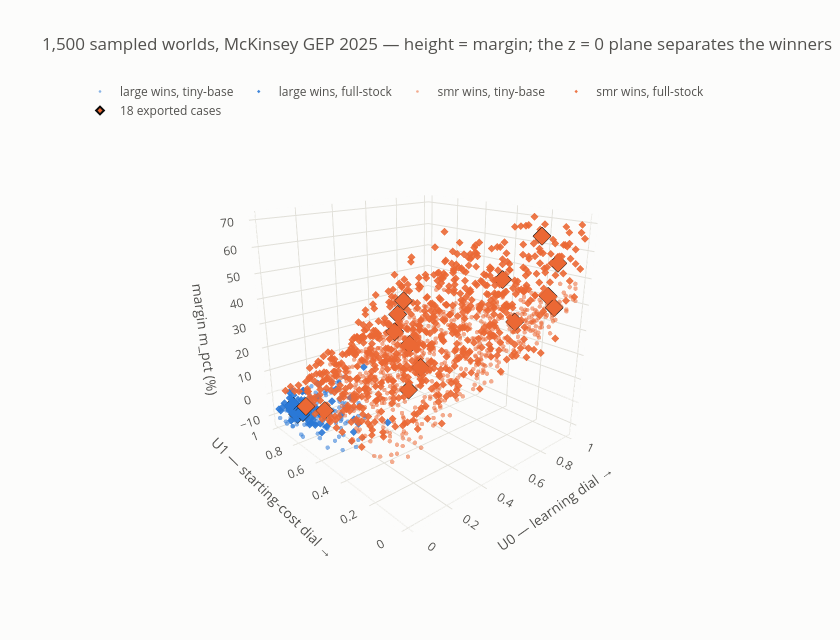

The code cell stored with this chart in its notebook:
### Code cell
# Every point is one world. Subsample for a responsive plot; hover for the full draw.
d = D[REP]
rng = np.random.default_rng(0)
idx = np.sort(rng.choice(len(d), 1500, replace=False))
sub = d.iloc[idx]
cd = sub[["lr_large", "lr_smr", "boak_large", "boak_smr", "n_vendors", "conv_full",
          "dur_lambda", "dur_z", "m_usd"]].round(3).to_numpy()
ht = ("U0 %{x:.2f} | U1 %{y:.2f} | margin %{z:.1f}%<br>"
      "lr %{customdata[0]:.3f}/%{customdata[1]:.3f} | BOAK %{customdata[2]:,.0f}/%{customdata[3]:,.0f}<br>"
      "vendors %{customdata[4]} | conv_full %{customdata[5]} | dur λ %{customdata[6]:.2f} "
      "z %{customdata[7]:.2f}<br>margin %{customdata[8]:,.0f} $/kW<extra>%{text}</extra>")

fig = go.Figure()
for tech in TECHS:
    for conv, sym in ((0, "circle"), (1, "diamond")):
        mk = ((sub["winner"] == tech) & (sub["conv_full"] == conv)).to_numpy()
        if not mk.any():
            continue
        fig.add_trace(go.Scatter3d(
            x=sub.loc[mk, "U0"], y=sub.loc[mk, "U1"], z=sub.loc[mk, "m_pct"], mode="markers",
            name=f"{tech} wins, {'full-stock' if conv else 'tiny-base'}",
            text=[f"{tech} wins"] * mk.sum(), customdata=cd[mk],
            marker=dict(size=2.6, color=TECH_COLOR[tech], symbol=sym,
                        opacity=0.55 if conv == 0 else 0.9),
            hovertemplate=ht))

cs = SELECTED.reset_index()
fig.add_trace(go.Scatter3d(
    x=[D[r["schedule"]].loc[int(r["draw"]), "U0"] for _, r in cs.iterrows()],
    y=[D[r["schedule"]].loc[int(r["draw"]), "U1"] for _, r in cs.iterrows()],
    z=[D[r["schedule"]].loc[int(r["draw"]), "m_pct"] for _, r in cs.iterrows()],
    mode="markers", name="18 exported cases",
    text=[f"{r['case']} ({r['percentile']}, winner {r['winner']})" for _, r in cs.iterrows()],
    marker=dict(size=6, color=[TECH_COLOR[w] for w in cs["winner"]], symbol="diamond",
                line=dict(color=INK, width=2)),
    hovertemplate="%{text}<br>U0 %{x:.2f} | U1 %{y:.2f} | margin %{z:.1f}%<extra></extra>"))

plotly_layout(fig, title=f"1,500 sampled worlds, {REP} — height = margin; "
                         "the z = 0 plane separates the winners",
              width=840, height=640, legend=dict(orientation="h", y=1.05))
fig.update_layout(scene=dict(
    xaxis=dict(title="U0 — learning dial →", gridcolor=GRID, backgroundcolor=SURFACE),
    yaxis=dict(title="U1 — starting-cost dial →", gridcolor=GRID, backgroundcolor=SURFACE),
    zaxis=dict(title="margin m_pct (%)", gridcolor=GRID, backgroundcolor=SURFACE),
    camera=dict(eye=dict(x=-1.5, y=-1.7, z=0.8))))
fig.show()

### Figure 1 — Plotly figure (JSON) as saved in the notebook; plotly's stock layout.template omitted (floating-point values rounded to 4 significant figures; data arrays with more than 128 entries replaced by an {"elided": "..."} marker saying what was removed)
{"data": [{"customdata": {"elided": "115x9 float values"}, "hovertemplate": "U0 %{x:.2f} | U1 %{y:.2f} | margin %{z:.1f}%<br>lr %{customdata[0]:.3f}/%{customdata[1]:.3f} | BOAK %{customdata[2]:,.0f}/%{customdata[3]:,.0f}<br>vendors %{customdata[4]} | conv_full %{customdata[5]} | dur λ %{customdata[6]:.2f} z %{customdata[7]:.2f}<br>margin %{customdata[8]:,.0f} $/kW<extra>%{text}</extra>", "marker": {"color": "#2a78d6", "opacity": 0.55, "size": 2.6, "symbol": "circle"}, "mode": "markers", "name": "large wins, tiny-base", "text": ["large wins", "large wins", "large wins", "large wins", "large wins", "large wins", "large wins", "large wins", "large wins", "large wins", "large wins", "large wins", "large wins", "large wins", "large wins", "large wins", "large wins", "large wins", "large wins", "large wins", "large wins", "large wins", "large wins", "large wins", "large wins", "large wins", "large wins", "large wins", "large wins", "large wins", "large wins", "large wins", "large wins", "large wins", "large wins", "large wins", "large wins", "large wins", "large wins", "large wins", "large wins", "large wins", "large wins", "large wins", "large wins", "large wins", "large wins", "large wins", "large wins", "large wins", "large wins", "large wins", "large wins", "large wins", "large wins", "large wins", "large wins", "large wins", "large wins", "large wins", "large wins", "large wins", "large wins", "large wins", "large wins", "large wins", "large wins", "large wins", "large wins", "large wins", "large wins", "large wins", "large wins", "large wins", "large wins", "large wins", "large wins", "large wins", "large wins", "large wins", "large wins", "large wins", "large wins", "large wins", "large wins", "large wins", "large wins", "large wins", "large wins", "large wins", "large wins", "large wins", "large wins", "large wins", "large wins", "large wins", "large wins", "large wins", "large wins", "large wins", "large wins", "large wins", "large wins", "large wins", "large wins", "large wins", "large wins", "large wins", "large wins", "large wins", "large wins", "large wins", "large wins", "large wins", "large wins"], "type": "scatter3d", "x": [0.06281, 0.1984, 0.07272, 0.006759, 0.09383, 0.04403, 0.07874, 0.201, 0.1479, 0.04641, 0.3473, 0.2615, 0.18, 0.06263, 0.1158, 0.321, 0.08278, 0.07092, 0.1975, 0.04581, 0.1055, 0.01258, 0.0841, 0.2219, 0.1248, 0.03238, 0.05262, 0.2076, 0.05564, 0.01891, 0.2458, 0.1257, 0.1637, 0.03027, 0.2011, 0.0513, 0.01984, 0.151, 0.1405, 0.06232, 0.06291, 0.05925, 0.05964, 0.1937, 0.1878, 0.1228, 0.1033, 0.1217, 0.208, 0.002388, 0.1443, 0.08221, 0.2105, 0.08068, 0.001256, 0.02563, 0.1465, 0.01994, 0.07085, 0.1612, 0.2369, 0.0139, 0.2092, 0.07101, 0.2235, 0.0468, 0.2407, 0.06861, 0.05855, 0.09172, 0.2398, 0.09442, 0.1373, 0.1371, 0.0213, 0.2508, 0.2468, 0.09381, 0.1598, 0.2016, 0.1124, 0.2604, 0.002243, 0.1573, 0.1613, 0.01764, 0.2194, 0.0399, 0.09432, 0.3331, 0.01768, 0.03849, 0.173, 0.3021, 0.06409, 0.1205, 0.0773, 0.2338, 0.3751, 0.1546, 0.342, 0.09803, 0.1245, 0.1957, 0.09037, 0.03584, 0.243, 0.165, 0.09435, 0.05459, 0.0193, 0.2177, 0.06154, 0.004339, 0.1121], "y": [0.7536, 0.6946, 0.6442, 0.6117, 0.8886, 0.7871, 0.9979, 0.9305, 0.93, 0.9077, 0.9683, 0.7974, 0.6749, 0.7661, 0.5492, 0.9283, 0.7052, 0.9426, 0.8573, 0.7852, 0.9355, 0.4394, 0.9958, 0.7632, 0.7768, 0.4016, 0.7176, 0.9734, 0.9338, 0.5061, 0.6352, 0.7007, 0.9387, 0.3963, 0.8756, 0.9035, 0.8069, 0.656, 0.7685, 0.7783, 0.6391, 0.7736, 0.5379, 0.5784, 0.518, 0.7608, 0.9689, 0.9768, 0.8806, 0.9767, 0.8717, 0.965, 0.6416, 0.7584, 0.9038, 0.3574, 0.6482, 0.7918, 0.671, 0.9347, 0.804, 0.93, 0.5435, 0.6835, 0.7779, 0.876, 0.8108, 0.8587, 0.7316, 0.4358, 0.9808, 0.4036, 0.8954, 0.9485, 0.9051, 0.894, 0.8744, 0.9218, 0.7377, 0.7177, 0.8112, 0.6696, 0.8489, 0.8809, 0.7205, 0.5687, 0.9837, 0.9042, 0.7137, 0.9657, 0.6459, 0.937, 0.9749, 0.9653, 0.9495, 0.655, 0.5463, 0.9058, 0.9676, 0.9291, 0.957, 0.5767, 0.8299, 0.9912, 0.8389, 0.8879, 0.6405, 0.8152, 0.8998, 0.8632, 0.9525, 0.7158, 0.5051, 0.8562, 0.5629], "z": [-7.12, -1.635, -3.669, -6.229, -3.193, -7.719, -3.033, -4.778, -1.97, -10.15, -2.492, -1.224, -0.4347, -3.702, -0.4876, -0.2582, -4.513, -5.488, -1.342, -7.0, -9.087, -4.859, -9.647, -0.1905, -3.125, -0.8213, -5.753, -4.031, -10.29, -3.871, -0.4193, -3.198, -3.911, -0.32, -0.1121, -11.99, -12.18, -3.256, -3.853, -7.386, -5.048, -7.25, -4.638, -1.49, -0.0843, -1.305, -7.922, -5.852, -1.448, -10.09, -5.304, -10.85, -0.9121, -6.403, -4.179, -0.9595, -3.77, -12.64, -5.765, -4.415, -6.484, -11.41, -0.7851, -5.562, -2.527, -7.115, -2.962, -11.1, -6.128, -3.261, -1.606, -1.367, -4.943, -5.71, -9.895, -2.586, -0.4975, -7.384, -3.274, -0.672, -5.437, -0.8077, -9.349, -4.498, -3.199, -8.967, -7.291, -9.499, -4.494, -2.278, -5.886, -9.769, -5.709, -0.6225, -8.263, -4.96, -2.01, -1.959, -0.7072, -6.01, -2.14, -0.6525, -8.128, -1.251, -5.115, -8.431, -0.3286, -6.484, -7.033, -7.886, -11.38, -1.191, -2.837, -9.841, -1.63]}, {"customdata": {"elided": "56x9 float values"}, "hovertemplate": "U0 %{x:.2f} | U1 %{y:.2f} | margin %{z:.1f}%<br>lr %{customdata[0]:.3f}/%{customdata[1]:.3f} | BOAK %{customdata[2]:,.0f}/%{customdata[3]:,.0f}<br>vendors %{customdata[4]} | conv_full %{customdata[5]} | dur λ %{customdata[6]:.2f} z %{customdata[7]:.2f}<br>margin %{customdata[8]:,.0f} $/kW<extra>%{text}</extra>", "marker": {"color": "#2a78d6", "opacity": 0.9, "size": 2.6, "symbol": "diamond"}, "mode": "markers", "name": "large wins, full-stock", "text": ["large wins", "large wins", "large wins", "large wins", "large wins", "large wins", "large wins", "large wins", "large wins", "large wins", "large wins", "large wins", "large wins", "large wins", "large wins", "large wins", "large wins", "large wins", "large wins", "large wins", "large wins", "large wins", "large wins", "large wins", "large wins", "large wins", "large wins", "large wins", "large wins", "large wins", "large wins", "large wins", "large wins", "large wins", "large wins", "large wins", "large wins", "large wins", "large wins", "large wins", "large wins", "large wins", "large wins", "large wins", "large wins", "large wins", "large wins", "large wins", "large wins", "large wins", "large wins", "large wins", "large wins", "large wins", "large wins", "large wins"], "type": "scatter3d", "x": [0.03367, 0.08723, 0.08585, 0.04294, 0.05468, 0.005008, 0.1366, 0.05919, 0.01519, 0.232, 0.01482, 0.2819, 0.0687, 0.07092, 0.05828, 0.1511, 0.242, 0.1503, 0.001797, 0.01619, 0.09297, 0.03181, 0.1546, 0.05438, 0.1184, 0.0584, 0.009623, 0.05718, 0.1357, 0.05631, 0.1357, 0.02173, 0.07189, 0.01445, 0.1264, 0.01256, 0.01787, 0.006849, 0.07176, 0.2812, 0.09215, 0.002551, 0.08043, 0.09792, 0.1847, 0.2055, 0.04285, 0.1315, 0.08179, 0.1573, 0.1216, 0.1336, 0.5222, 0.03118, 0.07573, 0.005204], "y": [0.8165, 0.8041, 0.9885, 0.9364, 0.7671, 0.8186, 0.6342, 0.8184, 0.8589, 0.9897, 0.8166, 0.7714, 0.9029, 0.8365, 0.7573, 0.9941, 0.4229, 0.8566, 0.8622, 0.6078, 0.9911, 0.5893, 0.9797, 0.9291, 0.947, 0.762, 0.9509, 0.9443, 0.9461, 0.732, 0.8698, 0.6261, 0.7085, 0.7174, 0.949, 0.8897, 0.9008, 0.9724, 0.8447, 0.8966, 0.8864, 0.6863, 0.8924, 0.4785, 0.602, 0.8182, 0.7871, 0.8959, 0.753, 0.527, 0.7526, 0.9689, 0.9896, 0.9733, 0.9985, 0.9854], "z": [-0.2403, -7.601, -0.09217, -0.8936, -6.733, -3.213, -1.205, -0.6042, -4.178, -0.8257, -4.052, -2.164, -1.272, -7.16, -3.788, -6.651, -0.3837, -0.6298, -7.357, -4.093, -2.685, -1.45, -7.991, -7.246, -0.2384, -1.863, -4.416, -2.349, -0.5013, -6.487, -6.015, -1.16, -1.786, -2.878, -0.1375, -3.601, -4.666, -6.731, -1.119, -2.033, -6.094, -2.953, -1.373, -1.825, -3.323, -3.082, -0.6705, -5.855, -0.7234, -1.989, -3.632, -0.9548, -0.03618, -4.039, -1.013, -6.346]}, {"customdata": {"elided": "637x9 float values"}, "hovertemplate": "U0 %{x:.2f} | U1 %{y:.2f} | margin %{z:.1f}%<br>lr %{customdata[0]:.3f}/%{customdata[1]:.3f} | BOAK %{customdata[2]:,.0f}/%{customdata[3]:,.0f}<br>vendors %{customdata[4]} | conv_full %{customdata[5]} | dur λ %{customdata[6]:.2f} z %{customdata[7]:.2f}<br>margin %{customdata[8]:,.0f} $/kW<extra>%{text}</extra>", "marker": {"color": "#eb6834", "opacity": 0.55, "size": 2.6, "symbol": "circle"}, "mode": "markers", "name": "smr wins, tiny-base", "text": {"elided": "637 str values"}, "type": "scatter3d", "x": {"elided": "637 float values"}, "y": {"elided": "637 float values"}, "z": {"elided": "637 float values"}}, {"customdata": {"elided": "692x9 float values"}, "hovertemplate": "U0 %{x:.2f} | U1 %{y:.2f} | margin %{z:.1f}%<br>lr %{customdata[0]:.3f}/%{customdata[1]:.3f} | BOAK %{customdata[2]:,.0f}/%{customdata[3]:,.0f}<br>vendors %{customdata[4]} | conv_full %{customdata[5]} | dur λ %{customdata[6]:.2f} z %{customdata[7]:.2f}<br>margin %{customdata[8]:,.0f} $/kW<extra>%{text}</extra>", "marker": {"color": "#eb6834", "opacity": 0.9, "size": 2.6, "symbol": "diamond"}, "mode": "markers", "name": "smr wins, full-stock", "text": {"elided": "692 str values"}, "type": "scatter3d", "x": {"elided": "692 float values"}, "y": {"elided": "692 float values"}, "z": {"elided": "692 float values"}}, {"hovertemplate": "%{text}<br>U0 %{x:.2f} | U1 %{y:.2f} | margin %{z:.1f}%<extra></extra>", "marker": {"color": ["#eb6834", "#eb6834", "#eb6834", "#eb6834", "#eb6834", "#2a78d6", "#eb6834", "#eb6834", "#eb6834", "#eb6834", "#eb6834", "#2a78d6", "#eb6834", "#eb6834", "#2a78d6", "#eb6834", "#eb6834", "#2a78d6"], "line": {"color": "#0b0b0b", "width": 2}, "size": 6, "symbol": "diamond"}, "mode": "markers", "name": "18 exported cases", "text": ["eia_p05 (p05, winner smr)", "eia_p50 (p50, winner smr)", "eia_p95 (p95, winner smr)", "aj_p05 (p05, winner smr)", "aj_p50 (p50, winner smr)", "aj_p95 (p95, winner large)", "iaea_p05 (p05, winner smr)", "iaea_p50 (p50, winner smr)", "iaea_p95 (p95, winner smr)", "mck_p05 (p05, winner smr)", "mck_p50 (p50, winner smr)", "mck_p95 (p95, winner large)", "cop28_p05 (p05, winner smr)", "cop28_p50 (p50, winner smr)", "cop28_p95 (p95, winner large)", "eo_p05 (p05, winner smr)", "eo_p50 (p50, winner smr)", "eo_p95 (p95, winner large)"], "type": "scatter3d", "x": [0.8738, 0.5055, 0.08324, 0.9075, 0.3924, 0.06268, 0.9809, 0.4555, 0.01048, 0.9896, 0.6157, 0.06507, 0.904, 0.7483, 0.09506, 0.9605, 0.4863, 0.07715], "y": [0.04264, 0.5025, 0.6859, 0.2802, 0.4582, 0.8553, 0.1159, 0.6323, 0.7245, 0.1596, 0.7129, 0.914, 0.1562, 0.9694, 0.9668, 0.4128, 0.6008, 0.9788], "z": [40.4, 13.26, 0.5384, 29.3, 7.767, -5.295, 54.41, 26.24, 3.113, 40.73, 15.6, -8.14, 64.77, 21.48, -10.56, 43.76, 39.01, -6.844]}], "layout": {"font": {"color": "#52514e", "size": 12}, "height": 640, "legend": {"orientation": "h", "y": 1.05}, "paper_bgcolor": "#fcfcfb", "plot_bgcolor": "#fcfcfb", "scene": {"camera": {"eye": {"x": -1.5, "y": -1.7, "z": 0.8}}, "xaxis": {"backgroundcolor": "#fcfcfb", "gridcolor": "#e1e0d9", "title": {"text": "U0 — learning dial →"}}, "yaxis": {"backgroundcolor": "#fcfcfb", "gridcolor": "#e1e0d9", "title": {"text": "U1 — starting-cost dial →"}}, "zaxis": {"backgroundcolor": "#fcfcfb", "gridcolor": "#e1e0d9", "title": {"text": "margin m_pct (%)"}}}, "title": {"text": "1,500 sampled worlds, McKinsey GEP 2025 — height = margin; the z = 0 plane separates the winners"}, "width": 840, "xaxis": {"gridcolor": "#e1e0d9", "zerolinecolor": "#c3c2b7"}, "yaxis": {"gridcolor": "#e1e0d9", "zerolinecolor": "#c3c2b7"}}}
